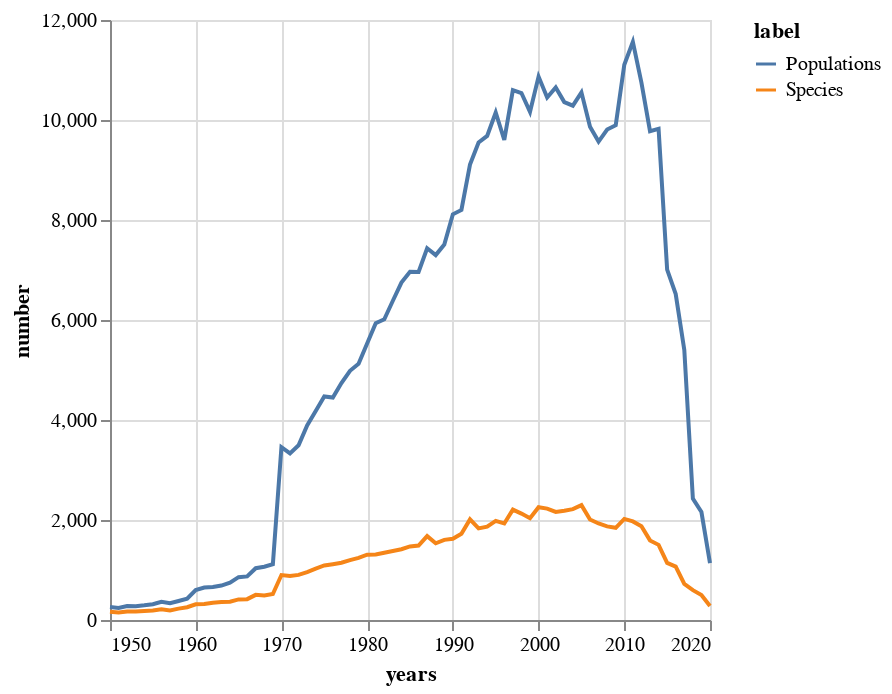

The code cell stored with this chart in its notebook:
### Code cell
alt.Chart(df).mark_line().encode(
    alt.X('years:T'),
    y=alt.Y('data:Q', title='number'),
    color = 'label:N'
)

### Figure 1 — Vega specification as saved in the notebook (floating-point values rounded to 4 significant figures; data arrays with more than 128 entries replaced by an {"elided": "..."} marker saying what was removed)
{"$schema": "https://vega.github.io/schema/vega/v5.json", "data": [{"name": "source_0", "values": {"elided": "142 records"}, "transform": [{"type": "formula", "expr": "toDate(datum['years'])", "as": "years"}]}, {"name": "source_0_y_domain_data", "values": [{"min": 149, "max": 11564}]}, {"name": "source_0_color_domain_label", "values": [{"label": "Populations"}, {"label": "Species"}]}], "marks": [{"type": "group", "name": "pathgroup", "from": {"facet": {"data": "source_0", "name": "faceted_path_main", "groupby": ["label"]}}, "encode": {"update": {"width": {"field": {"signal": null, "datum": null, "group": "width", "parent": null}}, "height": {"field": {"signal": null, "datum": null, "group": "height", "parent": null}}}}, "marks": [{"type": "line", "name": "marks", "from": {"data": "faceted_path_main"}, "sort": {"field": "datum[\"years\"]"}, "encode": {"update": {"stroke": {"field": "label", "scale": "color"}, "x": {"field": "years", "scale": "x"}, "y": {"field": "data", "scale": "y"}, "defined": {"signal": "isValid(datum[\"years\"]) && isFinite(+datum[\"years\"]) && isValid(datum[\"data\"]) && isFinite(+datum[\"data\"])"}}}, "style": ["line"]}]}], "scales": [{"name": "x", "type": "time", "domain": {"data": "source_0", "field": "years"}, "range": [0, {"signal": "width"}]}, {"name": "y", "type": "linear", "domain": [{"signal": "(data(\"source_0_y_domain_data\")[0] || {}).min"}, {"signal": "(data(\"source_0_y_domain_data\")[0] || {}).max"}], "range": [{"signal": "height"}, 0], "nice": true, "zero": true}, {"name": "color", "type": "ordinal", "domain": {"data": "source_0_color_domain_label", "field": "label", "sort": true}, "range": "category"}], "axes": [{"scale": "x", "ticks": false, "zindex": 0, "grid": true, "domain": false, "maxExtent": 0, "tickCount": {"signal": "ceil(width/40)"}, "labels": false, "gridScale": "y", "aria": false, "orient": "bottom", "minExtent": 0}, {"scale": "y", "grid": true, "aria": false, "orient": "left", "zindex": 0, "labels": false, "gridScale": "x", "maxExtent": 0, "minExtent": 0, "ticks": false, "tickCount": {"signal": "ceil(height/40)"}, "domain": false}, {"scale": "x", "tickCount": {"signal": "ceil(width/40)"}, "grid": false, "orient": "bottom", "labelFlush": true, "zindex": 0, "title": "years", "labelOverlap": true}, {"scale": "y", "zindex": 0, "title": "number", "tickCount": {"signal": "ceil(height/40)"}, "labelOverlap": true, "orient": "left", "grid": false}], "width": 300, "height": 300, "padding": 5, "background": "white", "legends": [{"stroke": "color", "symbolType": "stroke", "title": "label"}], "style": "cell"}
